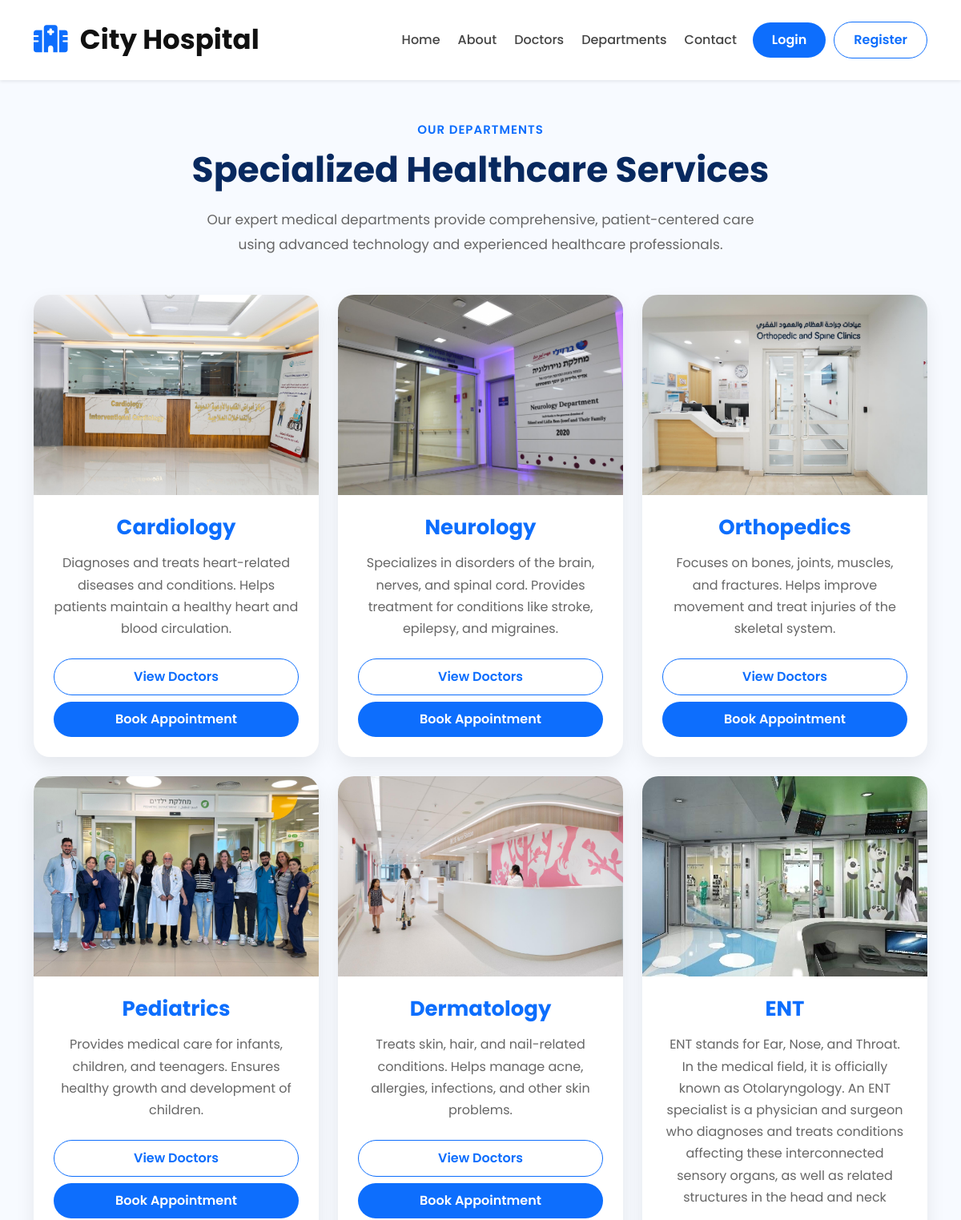
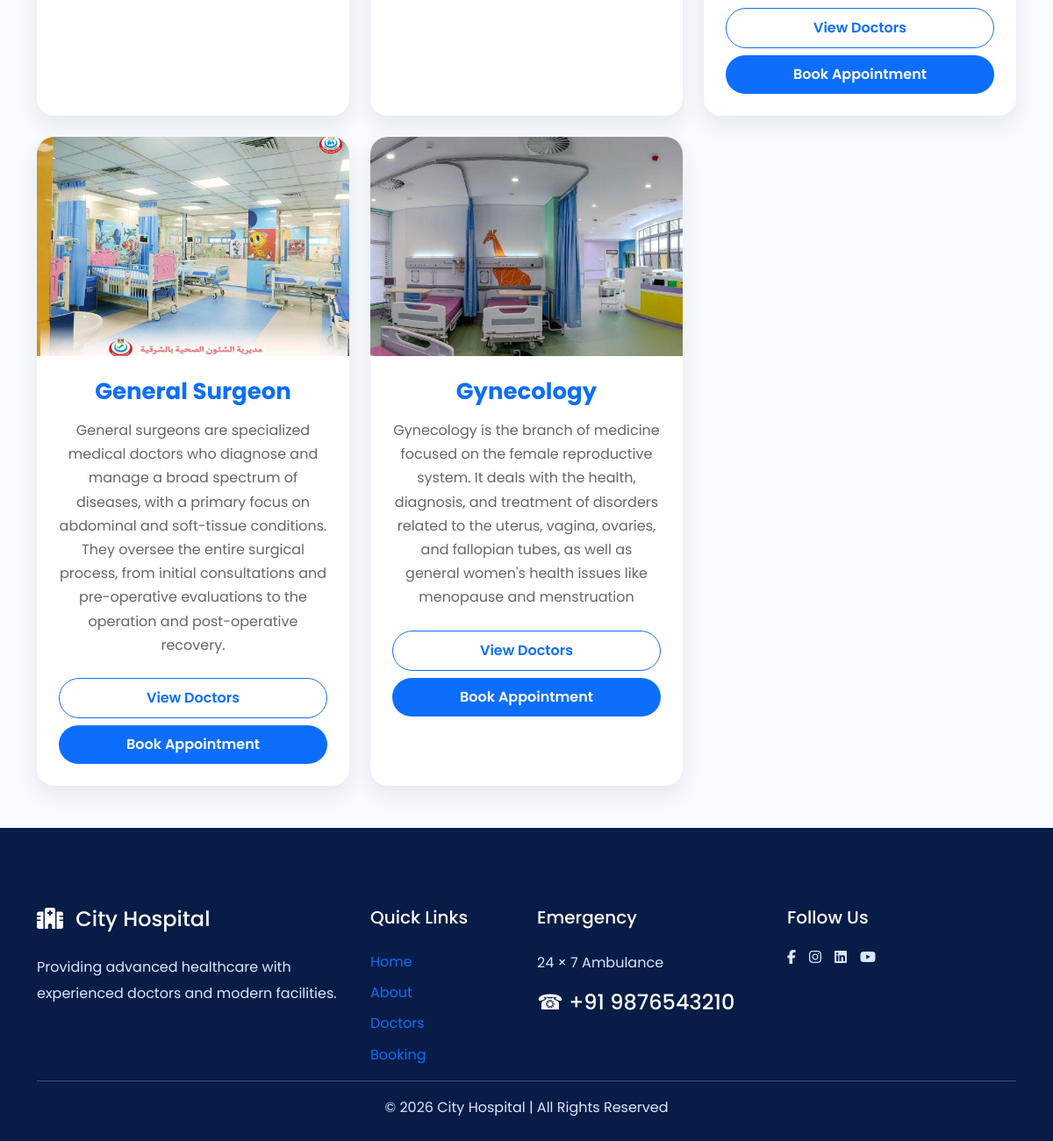
Screenshot of /departments/ with the database file from the repository (2 pictures, top to bottom).
### student/models.py (models this page shows, shortened)
class Department(models.Model):
    dep_name = models.CharField(max_length=100)
    dep_description = models.TextField()
    dep_image = models.CharField(
    max_length=100
    )

### student/views.py (the view)
def departments(request):
    dept = Department.objects.all()
    return render(
        request,
        "departments.html",
        {
            "dept": dept
        }
    )

### templates/departments.html (shortened to what this page needs)
{% extends 'base.html' %}
{% load static %}
{% block content %}
<section class="py-5">
    <div class="container">
        <div class="text-center mb-5">
            <span class="section-tag">
                Our Departments
            </span>
            <h1 class="section-title">
                Specialized Healthcare Services
            </h1>
            <p class="section-subtitle">
                Our expert medical departments provide comprehensive,
                patient-centered care using advanced technology and
                experienced healthcare professionals.
            </p>
        </div>
        <div class="row g-4">
            {% for department in dept %}
            <div class="col-lg-4 col-md-6">
                <div class="department-card h-100">
                    <img
                            src="{% static department.dep_image %}"
                            class="img-fluid"
                            alt="{{ department.dep_name }}">
                    <div class="department-content">
                        <h4>
                            {{ department.dep_name }}
                        </h4>
                        <p>
                            {{ department.dep_description }}
                        </p>
                        <div class="d-grid gap-2 mt-4">
                            <a href="{% url 'doctors' %}"
                               class="btn btn-outline-primary">
                                View Doctors
                            </a>
                            <a href="{% url 'booking' %}"
                               class="btn btn-primary">
                                Book Appointment
                            </a>
                        </div>
                    </div>
                </div>
            </div>
            {% empty %}
            <div class="text-center">
                <h3 class="text-danger">
                    No Departments Available
                </h3>
            </div>
            {% endfor %}
        </div>
    </div>
</section>
{% endblock %}

### static/css/hospital.css (style rules this page uses)
* { margin:0; padding:0; box-sizing:border-box; }
body { font-family:'Poppins',sans-serif; background:#f7faff; color:#222; overflow-x:hidden; line-height:1.7; }
a { text-decoration:none; transition:0.3s ease; }
img { max-width:100%; display:block; }
section { padding:80px 0; }
.container { position:relative; }
.section-tag { display:inline-block; color:#0d6efd; font-size:15px; font-weight:600; text-transform:uppercase; letter-spacing:1px; margin-bottom:12px; }
.section-title { font-size:44px; font-weight:700; color:#08295f; margin-bottom:20px; }
.section-subtitle { max-width:700px; margin:auto; color:#666; font-size:17px; line-height:1.8; }
.btn { border-radius:12px; font-weight:600; padding:12px 28px; transition:.3s; }
.btn-primary { background:#0d6efd; border:none; }
.department-card { background:#ffffff; border-radius:24px; overflow:hidden; height:100%; transition:.35s ease; box-shadow:0 12px 35px rgba(0,0,0,.06); }
.department-card img { width:100%; height:250px; object-fit:cover; }
.department-content { padding:30px; text-align:center; }
.department-content h4 { font-size:26px; font-weight:700; color:#08295f; margin-bottom:15px; }
.department-content p { color:#666; font-size:16px; line-height:1.8; margin-bottom:0; }
img { transition:.35s; }
.card, .department-card, .doctor-card, .feature-card, .stat-card, .testimonial-card { transition:.35s; }
.department-card { background:#fff; border-radius:20px; overflow:hidden; box-shadow:0 10px 25px rgba(0,0,0,.08); transition:.35s; height:100%; }
.department-card img { width:100%; height:250px; object-fit:cover; transition:.4s; }
.department-content { padding:25px; }
.department-content h4 { color:#0d6efd; font-weight:700; margin-bottom:15px; }
.department-content p { color:#666; line-height:1.7; min-height:90px; }
.department-content .btn { border-radius:30px; padding:10px; }

### rows the page displays
Department: dep_image (picture), dep_name "Cardiology", dep_description "Diagnoses and treats heart-related diseases and conditions. Helps patients maintain a healthy heart and blood circulation."
Department: dep_image (picture), dep_name "Neurology", dep_description "Specializes in disorders of the brain, nerves, and spinal cord. Provides treatment for conditions like stroke, epilepsy, and migraines."
Department: dep_image (picture), dep_name "Orthopedics", dep_description "Focuses on bones, joints, muscles, and fractures. Helps improve movement and treat injuries of the skeletal system."
Department: dep_image (picture), dep_name "Pediatrics", dep_description "Provides medical care for infants, children, and teenagers. Ensures healthy growth and development of children."
Department: dep_image (picture), dep_name "Dermatology", dep_description "Treats skin, hair, and nail-related conditions. Helps manage acne, allergies, infections, and other skin problems."
Department: dep_image (picture), dep_name "ENT", dep_description "ENT stands for Ear, Nose, and Throat. In the medical field, it is officially known as Otolaryngology. An ENT specialist is a physician and surgeon who diagnoses and treats conditions affecting these interconnected sensory organs, as well as related structures in the head and neck"
Department: dep_image (picture), dep_name "General Surgeon", dep_description "General surgeons are specialized medical doctors who diagnose and manage a broad spectrum of diseases, with a primary focus on abdominal and soft-tissue conditions. They oversee the entire surgical process, from initial consultations and pre-operative evaluations to the operation and post-operative recovery."
Department: dep_image (picture), dep_name "Gynecology", dep_description "Gynecology is the branch of medicine focused on the female reproductive system. It deals with the health, diagnosis, and treatment of disorders related to the uterus, vagina, ovaries, and fallopian tubes, as well as general women's health issues like menopause and menstruation"
